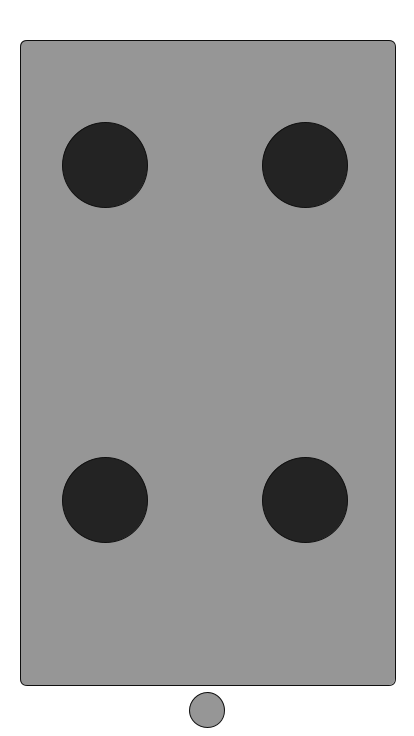
Frame 1 (no input)
Frame 60 (the mouse pressed at the canvas centre just before this capture): identical to frame 1, image omitted
Frame 120 (the mouse held since frame 60 and released just before this capture): identical to frame 1, image omitted

The Processing sketch that drew this single still picture (run headless with seeded random() and noise(); from frame 60 on, the mouse is pressed at the canvas centre):

// Processing sketch: Homework_2
// ── Homework_2.pde
void setup(){
  //UIKit Size for iPhone 7 Plus
  size(414,736);
  background(255);
  stroke(15);
  fill(150);
  //Augmented Reality Magic Rectangle
  rect(20,40,375,645,7);
  //home button
  ellipse(207,710,35,35);
  fill(35);
  //UI experience 1
  ellipse (105,165,85,85);
  //UI experience 2
  ellipse (305,165,85,85);
  //UI experience 3
  ellipse (105,500,85,85);
  //UI experience 4
  ellipse (305,500,85,85);
}

void draw(){
  //translate(40,20);
  //rotate(0.5);
  //scale(1.5);
  //ellipse(50,50,60,60);
  //strokeWeight(4);
  //fill(128);
  //rect(50,50,40,30);
  //rectMode(CENTER);
  //rect(mouseX, mouseY, 50, 50);
}
void mousePressed(){
  background(255);
  ellipse (305,500,85,85);
}
 
